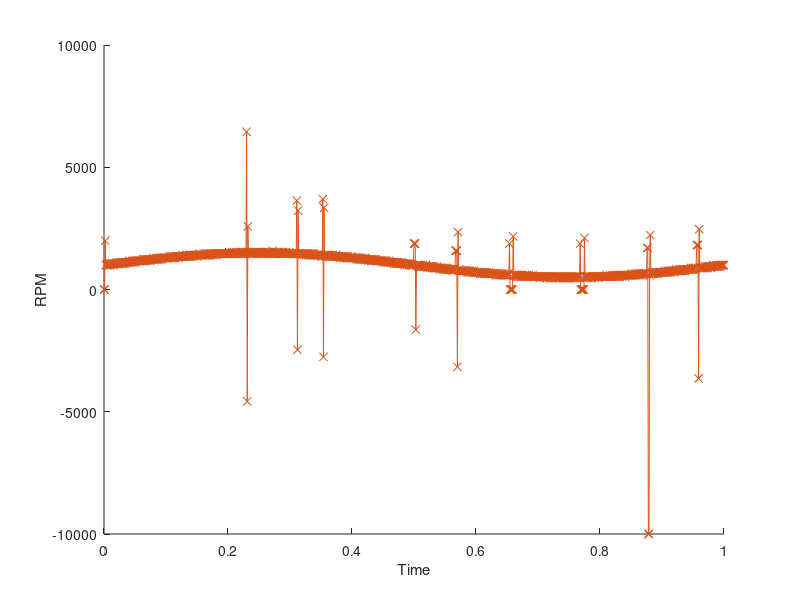

This chart was generated by the following MATLAB code:
clear
clc

potMtrCntsPrev = 0;
potMtrCnts = 0;
mtrPos = 0;
realMrPos = 0;
realMrPosPrev = 0;

realMrrate = 0;

sampledMtrPos = 0;
wrapOffset = 0;
diffCounts = 0;

meas_spd =0;
countIdx = 1;

deadzone_hard = 8; % deg2
deadzone_soft_p = 360 - deadzone_hard - deadzone_hard/2; %deg
deadzone_soft_n = deadzone_hard + deadzone_hard/2; %deg




dt_sim = 1/100000;
dt_cntrl = 1/1000;
t = [0:dt_sim:1];

tao = 0;
alpha = dt_cntrl/(tao + dt_cntrl);



mtrSpeed_rpm = 500*sin(2*pi*1*t)+1000;
mtrSpeed_rps = mtrSpeed_rpm/60;
mtrSpeed_dps = mtrSpeed_rps *360;
mtrSpeed_cps = mtrSpeed_rps*1023;

WRAP_THRESHOLD = 200;


numSectors = 12;
sizeSector = ceil(1023/12);
prevSector = 0;
curSector = 0;


deadzoneEN = 1;
wrapEn     = 1;

max_RPM_sat = 10000;

for ii = 1:length(t)
  mtrPos = mtrPos + mtrSpeed_cps(ii)*dt_sim;
  realMrPos = realMrPos + mtrSpeed_dps(ii)*dt_sim;
  
  realMrrate(ii) = (realMrPos - realMrPosPrev)/(dt_sim);
  realMrPosPrev = realMrPos;
  
  realMrPos_deg(ii) = realMrPos;
  
  if (mod(t(ii),dt_cntrl) == 0)
    

      mtrDir = sign(mtrSpeed_cps(ii));
  
    
    
    % Deadzone
    if (deadzoneEN)
      deadzoneCalc = mod(realMrPos,360);
      if (((360 -deadzone_hard/2) < deadzoneCalc ) || (deadzoneCalc < deadzone_hard/2))
         sampledMtrPos = randi([0 1023]);
##         sampledMtrPos = 0;
      elseif (deadzoneCalc > deadzone_soft_p)
        sampledMtrPos = 0;
      elseif(deadzoneCalc < deadzone_soft_n)
      % do neg
      sampledMtrPos = 0;
      else
        sampledMtrPos = mod(floor(mtrPos),1023) ;
      end
    else
      sampledMtrPos = mod(floor(mtrPos),1023) ;
    end
    
    
    
    if (wrapEn)
      curSector = floor(sampledMtrPos / sizeSector);
      if ( (mtrDir*(curSector - prevSector) > 1)  || (mtrDir*(curSector - prevSector) < 0))
##          disp('wrapped')
##          disp(diffCounts)
         sampledMtrPos = mod(potMtrCntsPrev + mtrDir*diffCounts,1023);
      end

    end
       
    
         
   % sampledMtrPos = potMtrCntsPrev + alpha*(sampledMtrPos - potMtrCntsPrev);
    
    tempDiff = sampledMtrPos - potMtrCntsPrev;  
    potMtrCnts = sampledMtrPos;   
    
       

    %/*  Wrap finder */
      if (tempDiff > WRAP_THRESHOLD)
        % forward Wrap, 800 - 100 = 700 > 200
        wrapOffset = 1023 - potMtrCnts;
        diffCounts = -(wrapOffset + potMtrCntsPrev);
      
      elseif(tempDiff < -WRAP_THRESHOLD)
        % Backwards, 60 - 900 = -840 < 200
        wrapOffset = 1023 - potMtrCntsPrev;
        diffCounts = (potMtrCnts + wrapOffset);
      
      else
      % no motion
      wrapOffset = 0;
      diffCounts = tempDiff;
    end
    
    meas_dir(countIdx)  = mtrDir;
    meas_sct(countIdx) = curSector;
    meas_cnt(countIdx) = sampledMtrPos; 
    diff_cnts(countIdx) = diffCounts;
    meas_spd(countIdx) = diffCounts*(60/1023)/(dt_cntrl);
    meas_spd(countIdx) = min(meas_spd(countIdx),max_RPM_sat);
    meas_spd(countIdx) = max(meas_spd(countIdx),-max_RPM_sat);
    real_spd(countIdx)  = mtrSpeed_rpm(ii);
    meas_time(countIdx) = t(ii);
    
    
    
    if ( (meas_spd(countIdx) < 0)  ||   (meas_spd(countIdx) > 4000))
##      disp('break')
    end
    
    
    potMtrCntsPrev = sampledMtrPos;
    
    
    prevSector = curSector;
    countIdx = countIdx+1;
  end
  
  
end

figure(1),clf
hold all
##plot(t,realMrrate)
plot(t, mtrSpeed_rpm)
plot(meas_time, meas_spd,'-x')

xlabel('Time')
ylabel('RPM')









